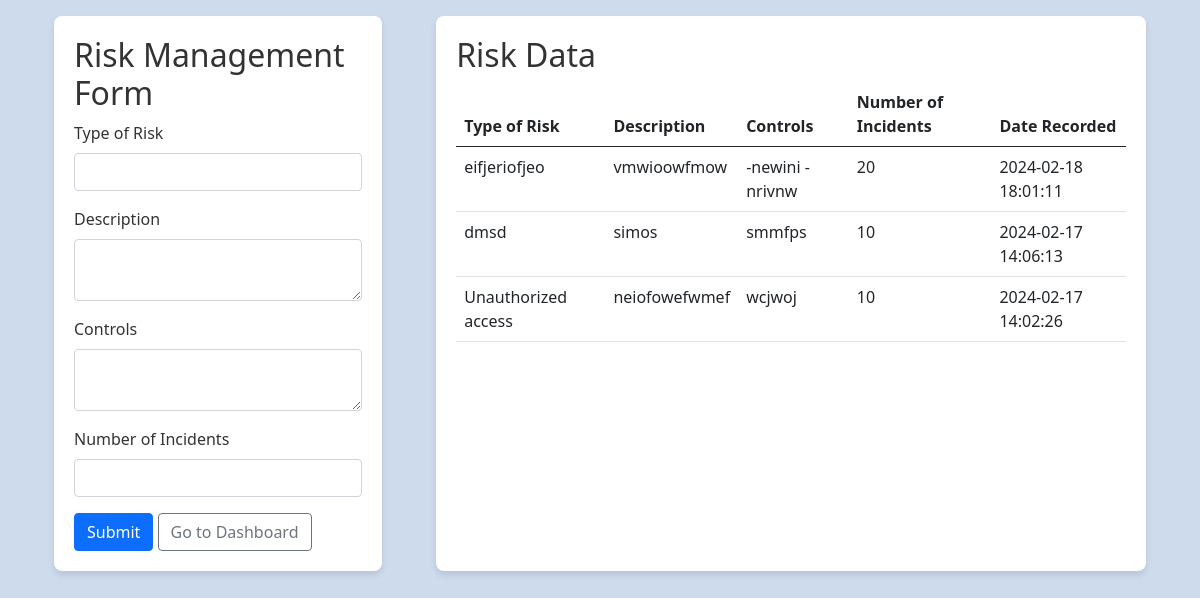
The page /Risk.php (signed in) on the database its author committed.
### tables this page shows
CREATE TABLE `risk_management` (
  `id` int(11) NOT NULL,
  `type_of_risk` varchar(255) NOT NULL,
  `description` text NOT NULL,
  `controls` text NOT NULL,
  `number_of_incidents` int(11) NOT NULL,
  `date_added` datetime DEFAULT current_timestamp()
);

### Risk.php (the view, shortened to what this page needs)
<?php
require_once('config.php');
?>
<!DOCTYPE html>
<html lang="en">
<head>
    <link href="https://cdn.jsdelivr.net/npm/bootstrap@5.1.0/dist/css/bootstrap.min.css" rel="stylesheet">
    <link rel="stylesheet" href="https://cdnjs.cloudflare.com/ajax/libs/font-awesome/5.15.4/css/all.min.css">
</head>
<body>
<div class="container-fluid">
    <div class="row min-vh-100 flex-column flex-md-row">
        <main class="col px-0 flex-grow-1">
            <div class="container py-3 d-flex justify-content-between">
                <div class="form-section">
                    <h2>Risk Management Form</h2>
                    <form method="post">
                        <div class="mb-3">
                            <label for="type_of_risk" class="form-label">Type of Risk</label>
                            <input type="text" class="form-control" id="type_of_risk" name="type_of_risk" required>
                        </div>
                        <div class="mb-3">
                            <label for="description" class="form-label">Description</label>
                            <textarea class="form-control" id="description" name="description" required></textarea>
                        </div>
                        <div class="mb-3">
                            <label for="controls" class="form-label">Controls</label>
                            <textarea class="form-control" id="controls" name="controls" required></textarea>
                        </div>
                        <div class="mb-3">
                            <label for="number_of_incidents" class="form-label">Number of Incidents</label>
                            <input type="number" class="form-control" id="number_of_incidents" name="number_of_incidents" required>
                        </div>
                        <button type="submit" class="btn btn-primary">Submit</button>
                        <a href="dashboard.php" class="btn btn-outline-secondary">Go to Dashboard</a>
                    </form>
                </div>
                <div class="table-section">
                    <h2>Risk Data</h2>
                    <div class="scrollable-table">
                        <table class="table">
                            <thead>
                                <tr>
                                    <th scope="col">Type of Risk</th>
                                    <th scope="col">Description</th>
                                    <th scope="col">Controls</th>
                                    <th scope="col">Number of Incidents</th>
                                    <th scope="col">Date Recorded</th>
                                </tr>
                            </thead>
                            <tbody>
                                <?php
                                $query = "SELECT type_of_risk, description, controls, number_of_incidents, date_added FROM risk_management ORDER BY date_added DESC";
                                if ($result = $link->query($query)) {
                                    if ($result->num_rows > 0) {
                                        while ($row = $result->fetch_assoc()) {
                                            echo "<tr>";
                                            echo "<td>" . htmlspecialchars($row['type_of_risk']) . "</td>";
                                            echo "<td>" . htmlspecialchars($row['description']) . "</td>";
                                            echo "<td>" . htmlspecialchars($row['controls']) . "</td>";
                                            echo "<td>" . htmlspecialchars($row['number_of_incidents']) . "</td>";
                                            echo "<td>" . $row['date_added'] . "</td>";
                                            echo "</tr>";
                                        }
                                    } else {
                                        echo "<tr><td colspan='5'>No data found</td></tr>";
                                    }
                                } else {
                                    echo "<tr><td colspan='5'>Error fetching data: " . $link->error . "</td></tr>";
                                }
                                ?>
                            </tbody>
                        </table>
                    </div>
                </div>
            </div>
        </main>
    </div>
</div>
</body>
</html>

### Risk.php (style rules this page uses)
body { min-height: 100vh; background-color: #cedbed; color: #333; }
.form-section, .table-section { padding: 20px; background-color: #ffffff; border-radius: 8px; box-shadow: 0 4px 6px rgba(0, 0, 0, 0.1); margin-bottom: 20px; }
.form-section { width: 30%; }
.table-section { width: 65%; }
.scrollable-table { max-height: 400px; overflow-y: auto; }

### rows shown on the page
risk_management: type_of_risk "eifjeriofjeo", description "vmwioowfmow", controls "-newini -nrivnw", number_of_incidents "20", date_added "2024-02-18 18:01:11"
risk_management: type_of_risk "dmsd", description "simos", controls "smmfps", number_of_incidents "10", date_added "2024-02-17 14:06:13"
risk_management: type_of_risk "Unauthorized access", description "neiofowefwmef", controls "wcjwoj", number_of_incidents "10", date_added "2024-02-17 14:02:26"
